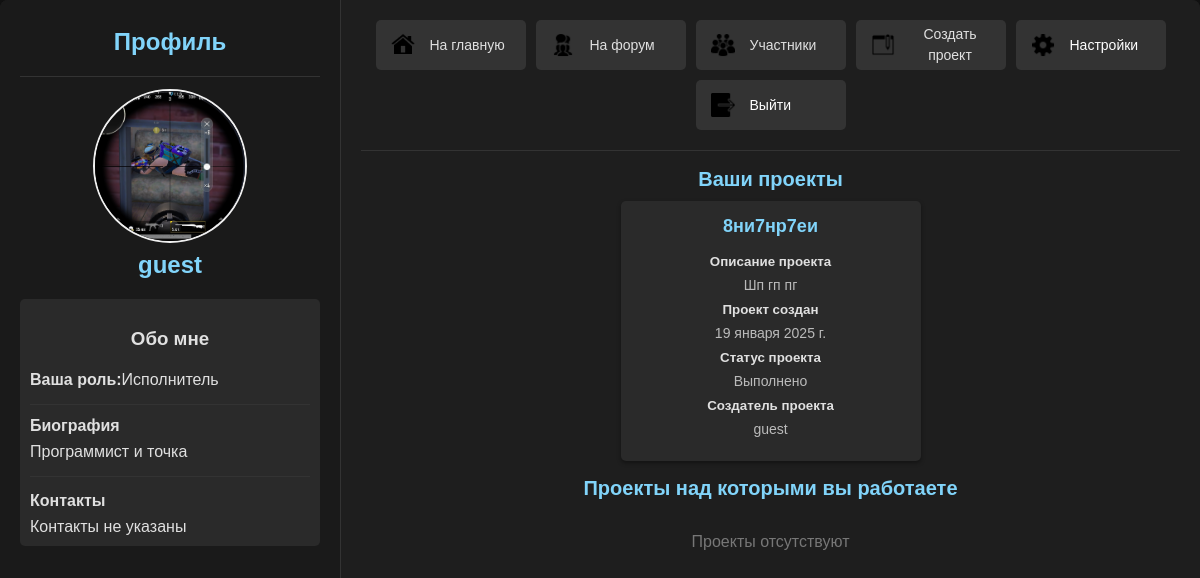
Screenshot of /profile/ (signed in) with the database file from the repository.
### scp/models.py (models this page shows, shortened)
class Profile(models.Model):
    puser = models.OneToOneField(User, on_delete=models.CASCADE, related_name='profile', unique=True)
    bio = models.TextField(blank=True, null=True)
    avatar = models.ImageField(upload_to='./profile_avatars/', blank=True, null=True)
    role = models.CharField(max_length=50, blank=True, choices=Role.ROLE_CHOICES, default='Исполнитель')
    account = models.BooleanField(default=False)  # Это поле отвечает за статус пользователя
    contacts = models.TextField(default='Контакты не указаны')
    status = models.CharField(max_length=50, choices=Status.BLACKLIST_CHOICES, default='Не заблокирован')

class Project(models.Model):
    title = models.CharField(max_length=100, verbose_name='Название проекта')
    description = models.TextField(verbose_name='Описание проекта')
    code = models.TextField(verbose_name="Код",blank=True, null=True)
    language = models.CharField(max_length=50, choices=Language.LANGUAGE_CHOICES, verbose_name='Язык программирования',default='Не указан')
    status = models.CharField(max_length=50,choices=Status.STATUS_CHOICES, verbose_name="Статус",default='Ожидает')
    owner = models.ForeignKey(User, on_delete=models.CASCADE,related_name='p_owner')
    participants = models.ManyToManyField(User, blank=True, related_name='p_participants')
    created_at = models.DateField(auto_now_add=True)
    complexity = models.CharField(max_length=100 ,choices=Status.PRIORITY_CHOICES, verbose_name="Сложность", default='Не указан')

### scp/views.py (the view)
# urls.py: path('profile/', views.profile, name='profile'), # Профиль
@login_required
def profile(request):
    profiles = get_object_or_404(Profile, puser = request.user)
    projects = Project.objects.filter(owner = request.user)
    memberprojects = Project.objects.filter(participants = request.user)
    return render(request, 'scp/profile.html', {'profile':profiles, 'projects':projects, "memberprojects":memberprojects})

### scp/templates/scp/profile.html (shortened to what this page needs)
{% load static %}
<!DOCTYPE html>
<html lang="ru">
<head>
    <link href="{% static 'scp/css/profile.css' %}" rel="stylesheet"/>
</head>
<body>
    <div class="container">
        <div class="left-container">
            <h1>Профиль</h1>
            <hr>
            {% if user.profile.avatar %}
                <div class="avatar-container">
                    <img src="{{ profile.avatar.url }}" alt="Profile Image" class="avatar"/>
                </div>
            {% else %}
                <p class="no-avatar">Нет загруженной аватарки.</p>
            {% endif %}
            <h1>{{ profile.puser }}</h1>
                <div class="profile-info">
                    <h3>Обо мне</h3>
                        <p><strong>Ваша роль:</strong> {{ profile.role }}</p>
                    <hr>
                    {% if profile.bio %}
                        <strong>Биография</strong>
                        <p>{{ profile.bio }}</p>
                    {% else %}
                        <p><strong>Статус:</strong> Данные не указаны</p>
                    {% endif %}
                    <hr>
                    <p><strong>Контакты</strong></p>
                    {{ profile.contacts }}
                </div>
        </div>
        <div class="right-container">
            <div class="button-form">
                <form method="post" action="{% url 'home' %}">
                    <div class="button-control">
                        <button type="submit">
                            <img src="{% static 'scp/image/home.png' %}" />
                            <p>На главную</p>
                        </button>
                    </div>
                </form>
                <form method="post" action="{% url 'forum' %}">
                    <div class="button-control">
                        <button type="submit">
                            <img src="{% static 'scp/image/forum.png' %}" />
                            <p>На форум</p>
                        </button>
                    </div>
                </form>
                {% if profile.role == "Администратор" %}
                    <form method="post" action="{% url 'profiles'%}">
                        {% csrf_token %}
                        <div class="button-control">
                            <button type="submit">
                                <img src="{% static 'scp/image/admin.png' %}" />
                                <p>Aдминка</p>
                            </button>
                        </div>
                    </form>
                {% else %}
                    <form method="post" action="{% url 'profiles' %}">
                        <div class="button-control">
                            <button type="submit">
                                <img src="{% static 'scp/image/groups.png' %}" />
                                <p>Участники</p>
                            </button>
                        </div>
                    </form>
                {% endif %}
                <form method="post" action="{% url 'add_project' %}">
                    <div class="button-control">
                        <button type="submit">
                            <img src="{% static 'scp/image/create_project.png' %}" />
                            <p>Создать проект</p>
                        </button>
                    </div>
                </form>
                <form method="get" action="{% url 'profile_settings' %}">
                    <div class="button-control">
                        <button type="submit">
                            <img src="{% static 'scp/image/settings.png' %}" />
                            Настройки
                        </button>
                    </div>
                </form>
                <form method="post" action="{% url 'logout_view' %}">
                    <div class="button-control">
                        <button type="submit">
                            <img src="{% static 'scp/image/exit.png' %}" />
                            Выйти
                        </button>
                    </div>
                </form>
            </div>
            <hr>
            <div class="title-project">
                <h2>Ваши проекты</h2>
            </div>
            <div class="projects-container">
                {% for project in projects %}
                    <form method="post" action="{% url 'info_project' project.id %}">
                        <button type="submit" class="project-btn">
                            <h3>{{ project.title }}</h3><br>
                            <strong>Описание проекта</strong>
                            <p>{{ project.description }}</p>
                            <strong>Проект создан</strong>
                            <p>{{ project.created_at }}</p>
                            <strong>Статус проекта</strong>
                            <p>{{ project.status }}</p>
                            <strong>Создатель проекта</strong>
                            <p>{{ project.owner }}</p>
                        </button>
                    </form>
                {% empty %}
                    <p class="empty">Проекты отсутствуют</p>
                {% endfor %}
            </div>
            <div class="title-project">
                <h2>Проекты над которыми вы работаете</h2>
            </div>
            <div class="projects-container">
                {% for memberproject in memberprojects %}
                    <form method="post" action="{% url 'info_project' memberproject.id %}">
                        {% csrf_token %}
                        <button type="submit" class="project-btn">
                            <h3>{{ memberproject.title }}</h3>
                            <p>{{ memberproject.description }}</p>
                            <p><strong>Проект создан:</strong> {{ memberproject.created_at }}</p>
                            <p><strong>Статус проекта:</strong> {{ memberproject.status }}</p>
                            <p><strong>Создатель проекта:</strong> {{ memberproject.owner }}</p>
                        </button>
                    </form>
                {% empty %}
                    <p class="empty">Проекты отсутствуют</p>
                {% endfor %}
            </div>
        </div>
    </div>
</body>
</html>

### scp/static/scp/css/profile.css (style rules this page uses)
body { margin: 0; font-family: Arial, sans-serif; background-color: #121212; color: #e0e0e0; display: flex; flex-direction: column; height: 105vh; padding: 0; overflow-x: hidden; }
.container { display: flex; flex: 1; width: 100%; background: #1e1e1e; box-shadow: 0 4px 8px rgba(0, 0, 0, 0.4); border-radius: 8px; overflow: hidden; margin: 0 auto; box-sizing: border-box; }
.left-container { flex: 1; max-width: 300px; padding: 20px; background: #1a1a1a; border-right: 1px solid #333; overflow-y: auto; }
.right-container { flex: 2; padding: 20px; background: #1e1e1e; overflow-y: auto; }
h1 { font-size: 24px; margin-top: 8px; margin-bottom: 20px; color: #81d4fa; text-align: center; }
h2 { text-align: center; font-size: 20px; color: #81d4fa; margin-bottom: 10px; }
p { margin: 8px 0; line-height: 1.5; color: #e0e0e0; }
.avatar-container { width: 150px; height: 150px; border-radius: 50%; overflow: hidden; border: 2px solid #f0f0f0; display: flex; justify-content: center; align-items: center; margin: 0 auto; }
.avatar { width: 100%; height: 100%; object-fit: cover; }
.profile-info { align-items: center; margin-top: 5px; background: #2a2a2a; padding: 10px; border-radius: 5px; }
.profile-info p { display: flex; word-wrap: break-word; white-space: pre-wrap; margin: 5px 0; color: #e0e0e0; }
.profile-info h3 { text-align: center; }
.button-form { display: flex; flex-wrap: wrap; flex-direction: row; gap: 10px; justify-content: center; margin-bottom: 20px; }
.button-form button { width: 150px; flex: 0 1 auto; padding: 10px 15px; border: none; border-radius: 5px; background-color: #333; color: white; cursor: pointer; font-size: 14px; transition: background 0.3s; text-align: center; align-items: center; }
hr { margin: 12px 0; border: none; border-top: 1px solid #333; }
.projects-container { display: flex; flex-wrap: wrap; gap: 20px; justify-content: center; }
.project-btn { display: grid; flex-wrap: wrap; width: 300px; height: 100%; text-align: center; background: #2a2a2a; padding: 15px; border: none; border-radius: 5px; box-shadow: 0 2px 4px rgba(0, 0, 0, 0.4); transition: background 0.3s; color: #e0e0e0; cursor: pointer; margin-bottom: 10px; }
.project-btn h3 { margin: 0; font-size: 18px; color: #81d4fa; }
.project-btn p { margin: 5px 0; font-size: 14px; color: #bbbbbb; overflow: hidden; word-wrap: break-word; }
.button-control button { display: flex; height: 50px }
.button-control img { margin-right: 15px; width: 24px; height: 24px; align-self: center; }
.button-control p { text-align: center; align-items: center; justify-self: center; }
.empty { text-align: center; color: #777; margin-top: 20px; }

### rows the page displays
Profile: avatar (picture), puser "guest", role "Исполнитель", bio "Программист и точка", contacts "Контакты не указаны"
Project: title "8ни7нр7еи", description "Шп гп пг", created_at "19 января 2025 г.", status "Выполнено", owner "guest"
